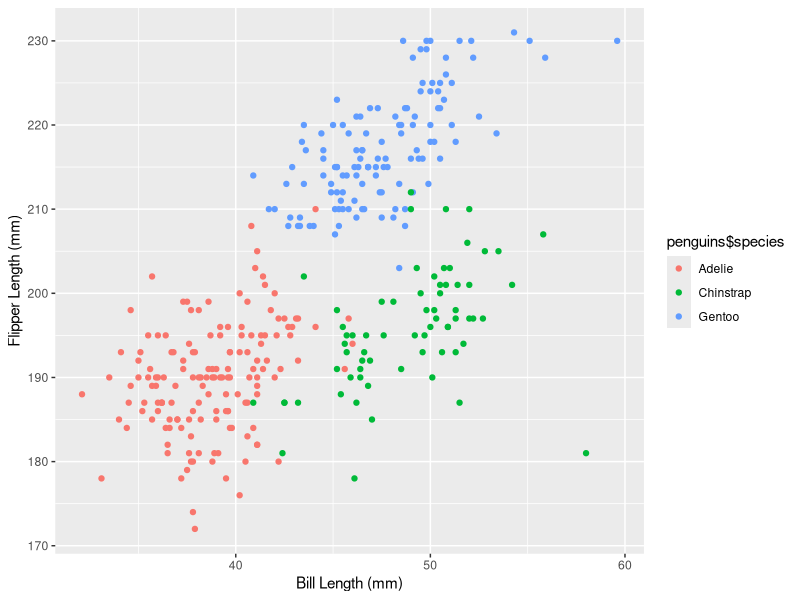
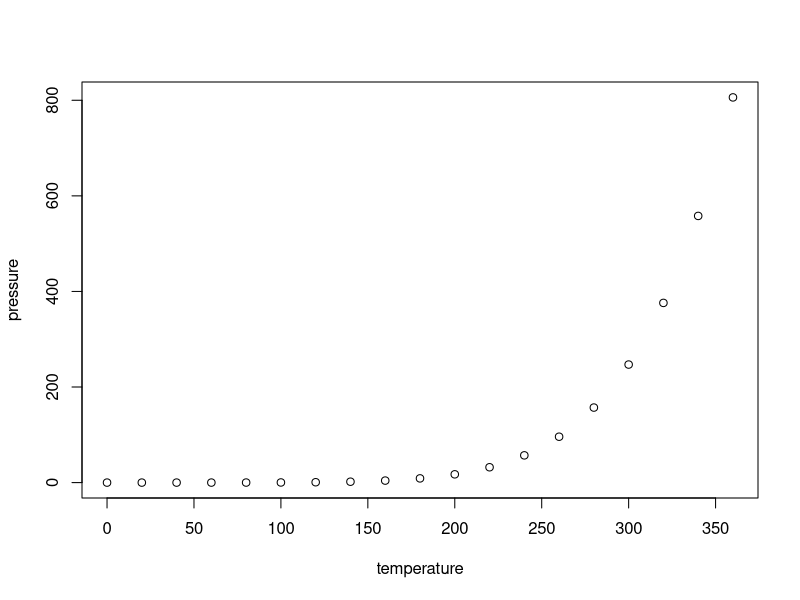
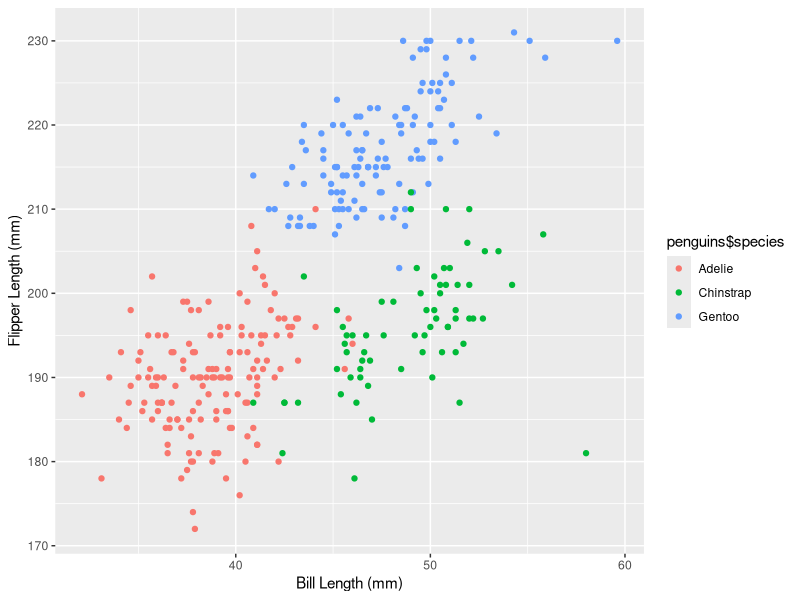

The R script that drew these images, in order:
## ---- chunk 1
knitr::opts_chunk$set(echo = TRUE)
## ---- chunk 2
  data("penguins", package = "palmerpenguins")
  str(penguins)
  nrow(penguins)
  ncol(penguins)
  number_mean = mean(penguins$flipper_length_mm, na.rm = TRUE)
  
## ---- chunk 3
library(ggplot2)
plot_data = data.frame(
  x = penguins$bill_length_mm,
  y = penguins$flipper_length_mm
)

ggplot(plot_data, aes(x=x, y=y, colour = penguins$species)) + 
  geom_point() +
  labs(x = "Bill Length (mm)", y = "Flipper Length (mm)")

ggsave(
  filename = "penguins.png", 
  width = 7,                     
  height = 7,                    
  units = "in",                   
  dpi = 600                      
)
## ---- chunk 4
plot(pressure)
